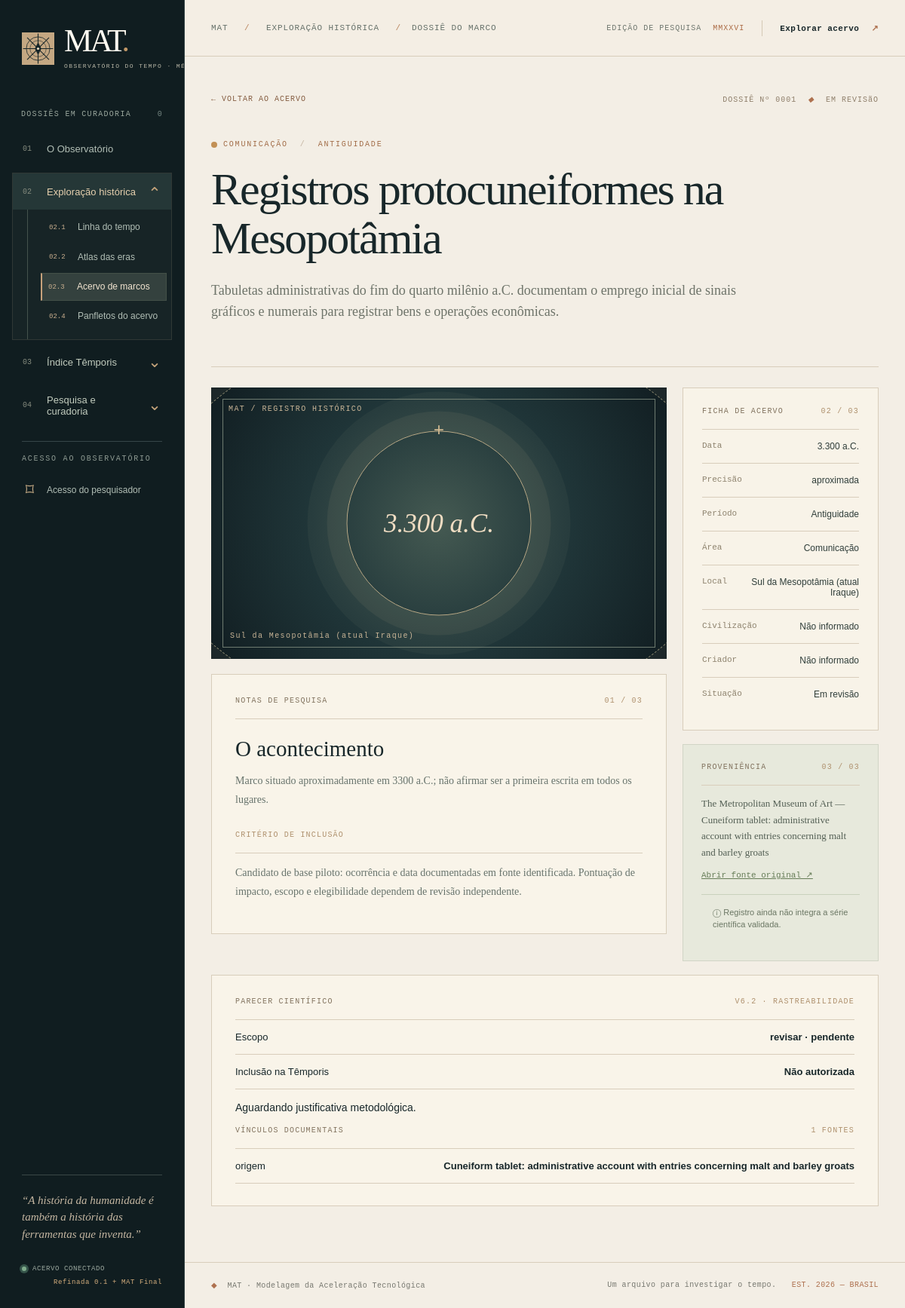
Screenshot of /index.php?page=marco&id=1 with the database file from the repository.
### tables this page shows
CREATE TABLE IF NOT EXISTS marcos (
 id INT UNSIGNED AUTO_INCREMENT PRIMARY KEY,
 titulo VARCHAR(250) NOT NULL,
 ano INT NOT NULL,
 ano_fim INT DEFAULT NULL,
 precisao_data ENUM('exata','aproximada','intervalo','incerta') NOT NULL DEFAULT 'aproximada',
 periodo VARCHAR(90) NOT NULL,
 categoria VARCHAR(90) NOT NULL DEFAULT 'Outros',
 descricao TEXT NOT NULL,
 detalhes MEDIUMTEXT DEFAULT NULL,
 local VARCHAR(180) DEFAULT NULL,
 civilizacao VARCHAR(180) DEFAULT NULL,
 criador VARCHAR(180) DEFAULT NULL,
 fonte VARCHAR(350) DEFAULT NULL,
 referencia_url VARCHAR(650) DEFAULT NULL,
 fonte_pagina VARCHAR(90) DEFAULT NULL,
 criterio_inclusao TEXT DEFAULT NULL,
 etiquetas VARCHAR(400) DEFAULT NULL,
 imagem_url VARCHAR(650) DEFAULT NULL,
 impacto DECIMAL(3,1) DEFAULT NULL,
 confiabilidade DECIMAL(3,1) DEFAULT NULL,
 fator_fundacional DECIMAL(3,2) DEFAULT NULL,
 status ENUM('demonstracao','importado','pendente','aprovado','rejeitado') NOT NULL DEFAULT 'pendente',
 natureza VARCHAR(40) NOT NULL DEFAULT 'nao_classificado',
 sugestao_elegibilidade ENUM('sim','nao','revisar') NOT NULL DEFAULT 'revisar',
 elegibilidade_temporis ENUM('sim','nao','revisar') NOT NULL DEFAULT 'revisar',
 motivo_escopo TEXT DEFAULT NULL,
 escopo_revisado TINYINT(1) NOT NULL DEFAULT 0,
 classificador_versao VARCHAR(40) DEFAULT NULL,
 scope_score INT NOT NULL DEFAULT 0,
 scope_confidence VARCHAR(12) NOT NULL DEFAULT 'baixa',
 incluir_temporis TINYINT(1) NOT NULL DEFAULT 0,
 fonte_id INT UNSIGNED DEFAULT NULL,
 import_item_id INT UNSIGNED DEFAULT NULL,
 criado_em TIMESTAMP DEFAULT CURRENT_TIMESTAMP,
 atualizado_em TIMESTAMP DEFAULT CURRENT_TIMESTAMP ON UPDATE CURRENT_TIMESTAMP,
 INDEX idx_marcos_ano(ano), INDEX idx_marcos_periodo(periodo),
 INDEX idx_marcos_categoria(categoria), INDEX idx_marcos_status(status),
 UNIQUE KEY uq_marco_titulo_ano(titulo,ano),
 CONSTRAINT fk_marcos_fontes FOREIGN KEY(fonte_id) REFERENCES fontes(id) ON DELETE SET NULL
);

CREATE TABLE IF NOT EXISTS marco_fontes (
  marco_id INT UNSIGNED NOT NULL,
  fonte_id INT UNSIGNED NOT NULL,
  papel ENUM('origem','confirmacao','data','impacto','fundacional','confiabilidade','contexto') NOT NULL DEFAULT 'confirmacao',
  trecho TEXT DEFAULT NULL,
  pagina VARCHAR(70) DEFAULT NULL,
  criado_em TIMESTAMP DEFAULT CURRENT_TIMESTAMP,
  PRIMARY KEY (marco_id, fonte_id, papel),
  CONSTRAINT fk_mf_obs_marco FOREIGN KEY (marco_id) REFERENCES marcos(id) ON DELETE CASCADE,
  CONSTRAINT fk_mf_obs_fonte FOREIGN KEY (fonte_id) REFERENCES fontes(id) ON DELETE CASCADE
);

CREATE TABLE IF NOT EXISTS fontes (
 id INT UNSIGNED AUTO_INCREMENT PRIMARY KEY,
 titulo VARCHAR(255) NOT NULL,
 autores VARCHAR(255) DEFAULT NULL,
 ano_publicacao SMALLINT DEFAULT NULL,
 tipo ENUM('livro','artigo','instituicao','catalogo','outra') NOT NULL DEFAULT 'outra',
 url VARCHAR(650) DEFAULT NULL,
 editora VARCHAR(200) DEFAULT NULL,
 notas TEXT DEFAULT NULL,
 criado_em TIMESTAMP DEFAULT CURRENT_TIMESTAMP
);

### index.php (called while the page is built, shortened)
<?php
require __DIR__.'/app/bootstrap.php';
require __DIR__.'/views/header.php';
$view = match ($page) {
    'temporis' => 'temporis_final',
    'temporis_reformulado' => 'temporis',
    default => $page,
};
require __DIR__.'/views/'.$view.'.php';
require __DIR__.'/views/footer.php';

### app/bootstrap.php (called while the page is built, shortened)
<?php
require_once __DIR__ . '/database.php';
require_once __DIR__ . '/repository.php';
require_once __DIR__ . '/science.php';
function h(?string $str): string { return htmlspecialchars((string)($str ?? ''), ENT_QUOTES | ENT_SUBSTITUTE, 'UTF-8'); }
function mat_url(string $page = 'observatorio', array $params = []): string { return 'index.php?' . http_build_query(['page'=>$page] + $params); }
function yfmt(int $year): string { return $year < 0 ? number_format(abs($year),0,',','.') . ' a.C.' : $year . ' d.C.'; }
function cat_tone(string $category): string {
    return match($category) {
        'Comunicação'=>'tone-amber', 'Computação'=>'tone-indigo', 'Energia'=>'tone-rust',
        'Medicina'=>'tone-green', 'Engenharia'=>'tone-blue', 'Ciência'=>'tone-cyan',
        default=>'tone-muted'
    };
}
function status_text(string $status): string { return match($status) { 'aprovado'=>'Validado', 'pendente'=>'Em revisão', 'importado'=>'Importado', 'demonstracao'=>'Exemplo', 'rejeitado'=>'Excluído', default=>$status }; }

### app/database.php (called while the page is built, shortened)
<?php
function db(): ?PDO {
    static $loaded = false, $pdo = null;
    if ($loaded) return $pdo;
    $loaded = true;
    try {
        $pdo = new PDO(
            'mysql:host=' . cfg('db_host') . ';port=' . (int)cfg('db_port',3306) . ';dbname=' . cfg('db_name') . ';charset=utf8mb4',
            (string)cfg('db_user'), (string)cfg('db_pass'),
            [PDO::ATTR_ERRMODE=>PDO::ERRMODE_EXCEPTION, PDO::ATTR_DEFAULT_FETCH_MODE=>PDO::FETCH_ASSOC,
            PDO::ATTR_EMULATE_PREPARES=>false, PDO::ATTR_TIMEOUT=>2]
        );
        $pdo->query('SELECT COUNT(*) FROM marcos')->fetchColumn();
    } catch (Throwable $e) { error_log('MAT: Banco indisponivel: '. $e->getMessage()); $pdo = null; }
    return $pdo;
}

### app/repository.php (called while the page is built, shortened)
<?php
function find_marker(int $id): ?array {
    $stmt=db()->prepare('SELECT * FROM marcos WHERE id = ? AND status <> \'demonstracao\' LIMIT 1');$stmt->execute([$id]);return $stmt->fetch() ?: null;
}

### app/science.php (called while the page is built, shortened)
<?php
function linked_sources(int $id): array {
    $q=db()->prepare('SELECT f.*,mf.papel,mf.pagina,mf.trecho FROM marco_fontes mf JOIN fontes f ON f.id=mf.fonte_id WHERE mf.marco_id=? ORDER BY f.titulo');
    $q->execute([$id]);return $q->fetchAll();
}

### views/marco.php (the view, shortened to what this page needs)
<?php $m=find_marker((int)($_GET['id']??0));if(!$m){http_response_code(404);echo '<div class="empty-box">Dossiê não encontrado. <a href="'.mat_url('acervo').'">Voltar ao acervo ↗</a></div>';return;} ?>
<div class="dossier-top"><a href="<?=mat_url('acervo')?>" class="back-link">← VOLTAR AO ACERVO</a><span>DOSSIÊ Nº <?=str_pad((string)$m['id'],4,'0',STR_PAD_LEFT)?> <i>◆</i> <?=strtoupper(status_text($m['status']))?></span></div>
<header class="dossier-heading"><div class="section-overline"><span class="category-dot <?=cat_tone((string)$m['categoria'])?>"></span> <?=h(strtoupper((string)$m['categoria']))?> <span class="overline-sep">/</span> <?=h($m['periodo'])?></div><h1><?=h($m['titulo'])?></h1><p><?=h($m['descricao'])?></p></header>
<div class="dossier-layout"><div class="dossier-main"><div class="dossier-plate"><div class="plate-number">MAT / REGISTRO HISTÓRICO</div><div class="plate-orbit"><span><?=yfmt((int)$m['ano'])?></span></div><span class="plate-caption"><?=h($m['local']?:'ORIGEM NÃO DOCUMENTADA')?></span></div>
<div class="paper-panel dossier-section"><div class="panel-head"><span>NOTAS DE PESQUISA</span><span>01 / 03</span></div><h2>O acontecimento</h2><p><?=nl2br(h($m['detalhes']?:$m['descricao']))?></p><div class="panel-head panel-head-bottom"><span>CRITÉRIO DE INCLUSÃO</span></div><p><?=nl2br(h($m['criterio_inclusao']?:'Pendente de documentação.'))?></p></div>
</div><aside class="dossier-aside"><section class="data-ledger"><div class="panel-head"><span>FICHA DE ACERVO</span><span>02 / 03</span></div>
<?php foreach([['Data',yfmt((int)$m['ano'])],['Precisão',$m['precisao_data']],['Período',$m['periodo']],['Área',$m['categoria']],['Local',$m['local']?:'Não informado'],['Civilização',$m['civilizacao']?:'Não informado'],['Criador',$m['criador']?:'Não informado'],['Situação',status_text($m['status'])]] as $field):?><div class="ledger-row"><span><?=h($field[0])?></span><strong><?=h((string)$field[1])?></strong></div><?php endforeach;?></section>
<section class="source-ledger"><div class="panel-head"><span>PROVENIÊNCIA</span><span>03 / 03</span></div><p><?=h($m['fonte']?:'Sem referência bibliográfica.')?></p><?php if($m['fonte_pagina']):?><small>Página: <?=h($m['fonte_pagina'])?></small><?php endif;?><?php if($m['referencia_url']):?><a href="<?=h($m['referencia_url'])?>" target="_blank" rel="noopener noreferrer">Abrir fonte original ↗</a><?php endif;?><div class="status-note">ⓘ <?=($m['status']==='aprovado'?'Registro aprovado sob protocolo local experimental.':'Registro ainda não integra a série científica validada.')?></div></section>
<?php if(is_admin()):?><a class="btn btn-dark btn-full" href="<?=mat_url('editar',['id'=>$m['id']])?>">Editar dossiê ↗</a><?php endif;?></aside></div>
<div class="paper-panel research-dossier-addendum"><div class="panel-head"><span>PARECER CIENTÍFICO</span><span>V6.2 · RASTREABILIDADE</span></div>
<div class="research-keyline"><span>Escopo</span><strong><?=h(($m['elegibilidade_temporis']??'revisar'))?> · <?=!empty($m['escopo_revisado'])?'revisado':'pendente'?></strong></div>
<div class="research-keyline"><span>Inclusão na Têmporis</span><strong><?=!empty($m['incluir_temporis'])?'Autorizada':'Não autorizada'?></strong></div>
<p><?=nl2br(h($m['motivo_escopo']??'Aguardando justificativa metodológica.'))?></p>
<div class="panel-head"><span>VÍNCULOS DOCUMENTAIS</span><span><?=count(linked_sources((int)$m['id']))?> FONTES</span></div>
<?php foreach(linked_sources((int)$m['id']) as $source):?><div class="research-keyline"><span><?=h($source['papel'])?></span><strong><?=h($source['titulo'])?> <?=h($source['pagina']?'(p. '.$source['pagina'].')':'')?></strong></div><?php endforeach;?>
<?php if(is_admin()):?><p><a class="text-link" href="<?=mat_url('triagem',['id'=>$m['id']])?>">Rever escopo ↗</a> &nbsp; <a class="text-link" href="<?=mat_url('fontes',['marco_id'=>$m['id']])?>">Adicionar fonte ↗</a></p><?php endif;?></div>

### assets/style.css (style rules this page uses)
:root { --ink:#18272a;--deep:#101d20;--deep2:#1b3031;--paper:#f3eee5;--paper2:#ebe4d8;--paper3:#e2d8c8;--cream:#fffaf0;--muted:#6f7770;--line:#d8cdbb;--copper:#ae714f;--copperLight:#d7a87d;--sage:#6b8070;--ui:'Trebuchet MS',Arial,Helvetica,sans-serif;--serif:Georgia,'Times New Roman',serif;--mono:'Courier New',Consolas,monospace;--shadow:0 22px 75px rgba(15,26,25,.09) }
* { box-sizing:border-box }
html { scroll-behavior:smooth }
body { margin:0;background:var(--paper);color:var(--ink);font-family:var(--ui);font-size:14px;line-height:1.5 }
a { color:inherit;text-decoration:none }
.section-overline { font:10px var(--mono);letter-spacing:1.8px;color:#a26d48;text-transform:uppercase;display:flex;align-items:center;gap:8px }
.overline-sep { padding:0 8px;color:#c4b4a1 }
.paper-panel { background:#f9f4e9;border:1px solid var(--line);padding:29px 31px }
.panel-head { display:flex;justify-content:space-between;align-items:center;gap:20px;padding-bottom:18px;border-bottom:1px solid var(--line);font:10px var(--mono);letter-spacing:1.2px;color:#82735f }
.panel-head span:last-child { color:#af916e }
.category-dot { display:inline-block;width:8px;height:8px;border-radius:50%;background:#968977;flex-shrink:0 }
.tone-amber { background:#c29055 }
.dossier-top { padding-top:51px;display:flex;justify-content:space-between;font:10px var(--mono);letter-spacing:1px;color:#8f7f6b }
.dossier-top i { color:var(--copper);margin:0 8px }
.back-link { color:#845c40 }
.dossier-heading { padding:48px 0 40px;border-bottom:1px solid var(--line) }
.dossier-heading h1 { font:normal clamp(40px,5vw,70px)/1.08 var(--serif);letter-spacing:-2px;max-width:930px;margin:22px 0 }
.dossier-heading p { font:18px/1.6 var(--serif);color:#6e746a;max-width:750px }
.dossier-layout { display:grid;grid-template-columns:minmax(0,1.4fr) minmax(260px,.6fr);gap:21px;margin-top:27px }
.dossier-plate { height:360px;background:radial-gradient(circle at center,#455a52 0%,#203639 48%,#111d21 100%);color:#f3dfc1;position:relative;overflow:hidden;padding:23px }
.dossier-plate:before { content:"";position:absolute;inset:15px;border:1px solid #6e7b70 }
.dossier-plate:after { content:"";position:absolute;inset:-80px;border-radius:50%;border:1px dashed #8b8870;box-shadow:0 0 0 60px rgba(177,158,119,.04),0 0 0 120px rgba(177,158,119,.03) }
.plate-number,.plate-caption { position:relative;z-index:1;font:10px var(--mono);letter-spacing:1.4px;color:#c8b496 }
.plate-caption { position:absolute;bottom:25px;left:25px }
.plate-orbit { position:absolute;top:50%;left:50%;transform:translate(-50%,-50%);width:245px;height:245px;border:1px solid #baaa87;border-radius:50%;display:grid;place-items:center;box-shadow:0 0 0 26px rgba(199,188,153,.075),0 0 0 52px rgba(199,188,153,.05) }
.plate-orbit:before { content:'+';position:absolute;top:-15px;color:#d2ba92;font:24px var(--mono) }
.plate-orbit span { font:italic 35px var(--serif);color:#f0ddc3;text-align:center }
.dossier-section { margin-top:20px }
.dossier-section h2 { font:normal 29px var(--serif);margin:23px 0 10px }
.dossier-section p { font:14px/1.75 var(--serif);color:#67736c }
.panel-head-bottom { margin-top:29px }
.data-ledger { background:#f8f3e8;border:1px solid var(--line);padding:25px }
.ledger-row { padding:15px 0;display:flex;justify-content:space-between;gap:12px;border-bottom:1px solid var(--line) }
.ledger-row:last-child { border:0 }
.ledger-row span { font:11px var(--mono);color:#8e836e }
.ledger-row strong { font:12px var(--ui);text-align:right;font-weight:normal;color:#303e3a }
.source-ledger { margin:18px 0;background:#e7e9dc;border:1px solid #d1d5c6;padding:24px }
.source-ledger p { font:13px/1.65 var(--serif);color:#535f54 }
.source-ledger a { display:block;color:#677d58;font:11px var(--mono);text-decoration:underline;overflow-wrap:anywhere }
.status-note { margin-top:19px;padding:15px;border-top:1px solid #c9d1bc;font:11px/1.5 var(--ui);color:#6b7764 }
.plate-orbit { z-index:1 }
.dossier-plate .plate-number { z-index:2 }
.research-keyline { display:flex;justify-content:space-between;gap:10px;border-bottom:1px solid var(--line);padding:15px 0;font:13px var(--ui) }
.research-keyline strong { font-weight:600;text-align:right }

### rows the page displays
marcos: id "0001", status "EM REVISãO", categoria "COMUNICAÇÃO", periodo "ANTIGUIDADE", titulo "Registros protocuneiformes na Mesopotâmia", descricao "Tabuletas administrativas do fim do quarto milênio a.C. documentam o emprego inicial de sinais gráficos e numerais para registrar bens e operações econômicas.", ano "3.300 a.C.", local "Sul da Mesopotâmia (atual Iraque)", detalhes "Marco situado aproximadamente em 3300 a.C.; não afirmar ser a primeira escrita em todos os lugares.", criterio_inclusao "Candidato de base piloto: ocorrência e data documentadas em fonte identificada. Pontuação de impacto, escopo e elegibilidade dependem de revisão independente.", fonte "The Metropolitan Museum of Art — Cuneiform tablet: administrative account with entries concerning malt and barley groats", elegibilidade_temporis "revisar", motivo_escopo "Aguardando justificativa metodológica."
marco_fontes: papel "origem", fonte.titulo "Cuneiform tablet: administrative account with entries concerning malt and barley groats"

### other values shown
short_num($matRailCount) "0"
$matBreadcrumbGroup "EXPLORAÇÃO HISTÓRICA"
$pageLabels[$page] "DOSSIÊ DO MARCO"
$field[0] "Data"
$field[1] "3.300 a.C."
$field[0] "Precisão"
$field[1] "aproximada"
$field[0] "Período"
$field[1] "Antiguidade"
$field[0] "Área"
$field[1] "Comunicação"
$field[0] "Local"
$field[1] "Sul da Mesopotâmia (atual Iraque)"
$field[0] "Civilização"
$field[1] "Não informado"
